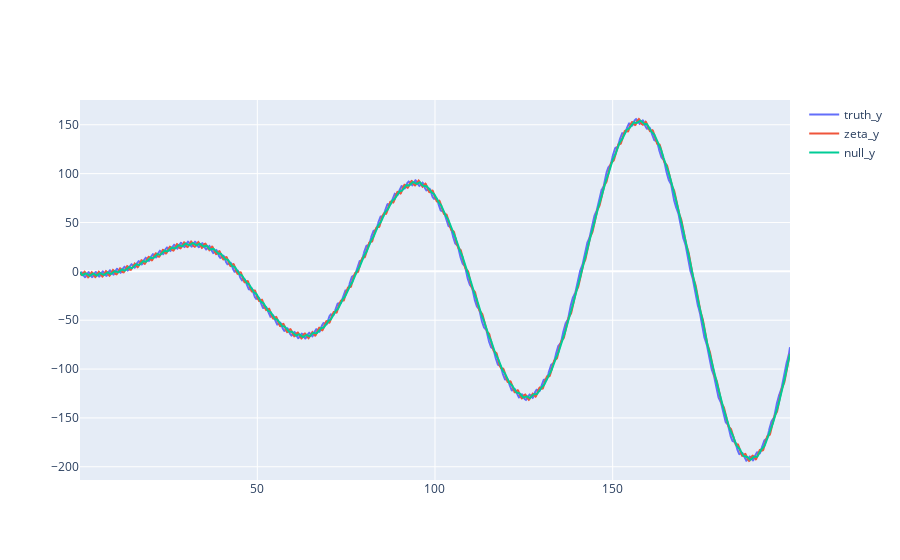

The cell this chart's notebook holds for it:
### Markdown cell above
## synchrony error

### Code cell
dimension = 'y'
py.iplot([go.Scatter(name='truth_'+dimension,x=master['t'],y=slave_truth[dimension]),
         go.Scatter(name='zeta_'+dimension,x=master['t'],y=slave_zeta[dimension].shift(0)),
         go.Scatter(name='null_'+dimension,x=master['t'],y=slave_null[dimension].shift(0))])

### Figure 1 — Plotly figure (JSON) as saved in the notebook; plotly's stock layout.template omitted (floating-point values rounded to 4 significant figures; data arrays with more than 128 entries replaced by an {"elided": "..."} marker saying what was removed)
{"data": [{"name": "truth_y", "type": "scatter", "x": {"elided": "1999 float values"}, "y": {"elided": "1999 float values"}}, {"name": "zeta_y", "type": "scatter", "x": {"elided": "1999 float values"}, "y": {"elided": "1999 float values"}}, {"name": "null_y", "type": "scatter", "x": {"elided": "1999 float values"}, "y": {"elided": "1999 float values"}}], "layout": {}}
